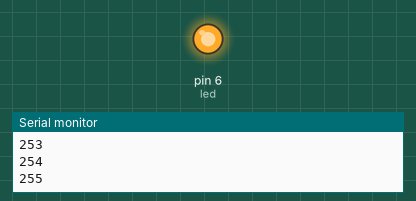
Simulated run of this sketch. Board: Arduino Uno, built with avr-gcc and run on an emulated ATmega328P. Parts: output pins drawn as LEDs (lit = HIGH), the last lines printed to the serial monitor.

Above: at 20.53 s.
At 30.19 s:
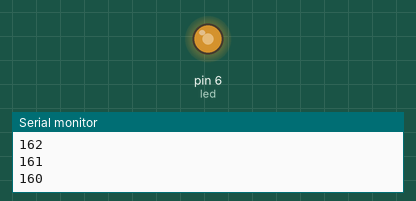
At 34.99 s:
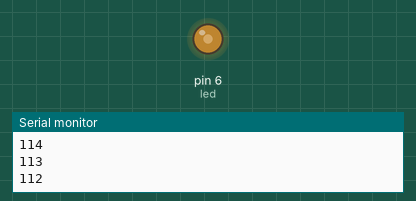
At 39.9 s:
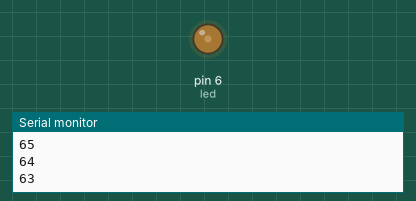
Timing chart, 0 to 40.0 s (numbered marks = the images above):
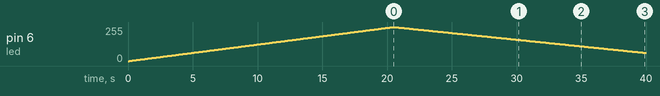

Measured:
- by itself, pin 6 (led): rises from 0/255 to 255/255 in 20.4 s, then falls to 61/255 in 19.5 s

The sketch:

PWM-ejemplo.ino
```cpp
#include <Servo.h>

int led=6;
int i=0;

void setup() {

  Serial.begin(9600);
  pinMode(led, OUTPUT);


}

void loop()
{
  //Analogwrite aceota un valor de 0 a 255----
  for(i=0;i<256;i++)
  {
     analogWrite(led, i );
     delay(80);
     Serial.println(i);

  }


  for(i=255;i>1;i--)
  {
      analogWrite(led, i );
      delay(100);
      Serial.println(i);
  }


}
```
